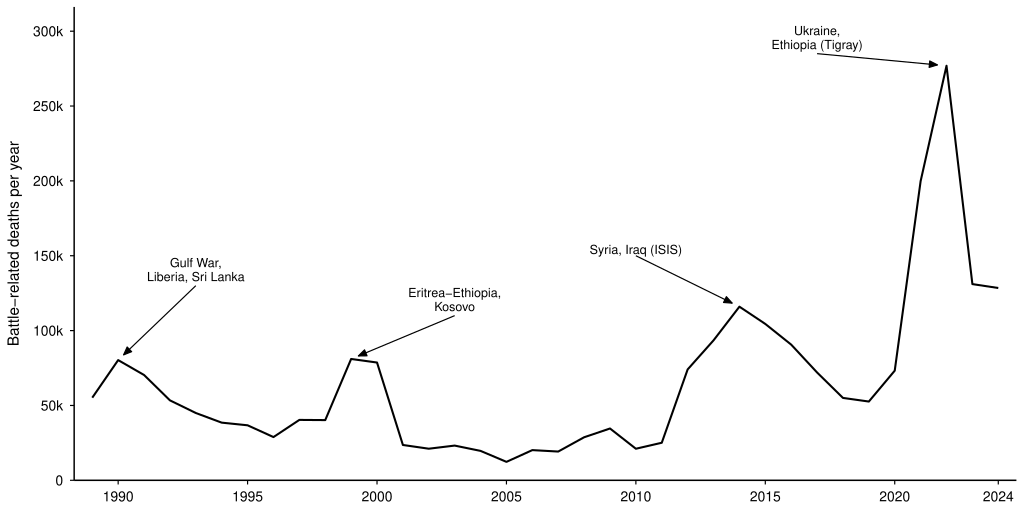

R code for this plot:
# Task 5 v1 — Global battle-related deaths, 1989-2024 (B&W).
# Story: the four bloodiest years on record (UCDP series begins 1989) are
#   2022, 2021, 2023, and 2024 — all of the past four years.
# Strict black-and-white aesthetic: only pure black on pure white.
# No greys, no semi-transparent fills, no shaded uncertainty bands.
#
# Source: UCDP (2025). Battle-Related Deaths Dataset, version 25.1.
#   Uppsala Conflict Data Program. https://ucdp.uu.se/downloads/

setwd("/Users/alexanderweber/Documents/hsg/6_semester/data_visualization_with_ai")

suppressPackageStartupMessages({
  library(dplyr)
  library(readr)
  library(ggplot2)
  library(ggrepel)
})

# Strict B&W theme — every chart element forced to pure black on white.
# Does NOT source design_system.R, since that palette includes greys.
chart_family <- ""

theme_bw_strict <- function(base_size = 11, base_family = "") {
  ggplot2::theme_minimal(base_size = base_size, base_family = base_family) +
    ggplot2::theme(
      plot.title             = ggplot2::element_blank(),
      plot.subtitle          = ggplot2::element_blank(),
      plot.caption           = ggplot2::element_blank(),
      axis.title             = ggplot2::element_text(size = 11, color = "black"),
      axis.title.y           = ggplot2::element_text(margin = ggplot2::margin(r = 8)),
      axis.text              = ggplot2::element_text(size = 10, color = "black"),
      axis.line.x            = ggplot2::element_line(color = "black", linewidth = 0.5),
      axis.line.y            = ggplot2::element_line(color = "black", linewidth = 0.5),
      axis.ticks             = ggplot2::element_line(color = "black", linewidth = 0.4),
      axis.ticks.length      = ggplot2::unit(3, "pt"),
      panel.grid.major       = ggplot2::element_blank(),
      panel.grid.minor       = ggplot2::element_blank(),
      plot.background        = ggplot2::element_rect(fill = "white", color = NA),
      panel.background       = ggplot2::element_rect(fill = "white", color = NA)
    )
}

raw <- read_csv(
  "data/task_05/BattleDeaths_v25_1_conf.csv",
  show_col_types = FALSE
)

# Aggregate global yearly battle-related deaths (best estimate)
yearly <- raw %>%
  group_by(year) %>%
  summarise(deaths = sum(bd_best, na.rm = TRUE), .groups = "drop") %>%
  arrange(year)

cat("Years:", min(yearly$year), "-", max(yearly$year), "\n")
cat("Top 5 deadliest years:\n")
yearly %>% arrange(desc(deaths)) %>% head(5) %>% print()

# Annotations for major conflict spikes — kept few to preserve B&W cleanliness
ann <- tibble::tribble(
  ~year, ~deaths, ~label,
  1990,  yearly$deaths[yearly$year == 1990], "Gulf War,\nLiberia, Sri Lanka",
  1999,  yearly$deaths[yearly$year == 1999], "Eritrea-Ethiopia,\nKosovo",
  2014,  yearly$deaths[yearly$year == 2014], "Syria, Iraq (ISIS)",
  2022,  yearly$deaths[yearly$year == 2022], "Ukraine,\nEthiopia (Tigray)"
)

  # Manual annotations: geom_segment supports arrow.fill, ggrepel does not.
  # Each label gets a fixed position; the segment from label-end to data-point
  # uses a closed, black-filled arrowhead.
  ann_pos <- ann
  ann_pos$x_lbl <- c(1993,   2003,   2010,   2017)
  ann_pos$y_lbl <- c(130000, 110000, 150000, 285000)
  # Pull the arrow tip back from the data point by a small fraction of the
  # segment, leaving a visible gap between the arrowhead and the line.
  gap_frac <- 0.07
  ann_pos$x_tip <- ann_pos$year   + (ann_pos$x_lbl - ann_pos$year)   * gap_frac
  ann_pos$y_tip <- ann_pos$deaths + (ann_pos$y_lbl - ann_pos$deaths) * gap_frac

p <- ggplot(yearly, aes(x = year, y = deaths)) +
  geom_line(color = "black", linewidth = 0.7) +
  geom_segment(
    data = ann_pos,
    aes(x = x_lbl, y = y_lbl, xend = x_tip, yend = y_tip),
    color = "black", arrow.fill = "black", linewidth = 0.4,
    arrow = grid::arrow(length = grid::unit(2.2, "mm"),
                        angle = 22, type = "closed")
  ) +
  geom_text(
    data = ann_pos, aes(x = x_lbl, y = y_lbl, label = label),
    family = chart_family, color = "black", size = 3.1,
    lineheight = 0.95, vjust = -0.2, hjust = 0.5
  ) +
  scale_x_continuous(
    breaks = c(1990, 1995, 2000, 2005, 2010, 2015, 2020, 2024),
    expand = expansion(mult = c(0.02, 0.02))
  ) +
  scale_y_continuous(
    breaks = seq(0, 300000, 50000),
    labels = function(x) ifelse(x == 0, "0",
                                paste0(format(x / 1000, big.mark = ""), "k")),
    limits = c(0, 310000),
    expand = expansion(mult = c(0, 0.02))
  ) +
  labs(
    x = NULL,
    y = "Battle-related deaths per year"
  ) +
  theme_bw_strict(base_family = chart_family)

out_pdf <- "iterations/task_05/v1/battle_deaths_v1.pdf"
ggsave(out_pdf, p, width = 26, height = 13, units = "cm", device = "pdf")
cat("Saved:", out_pdf, "\n")
